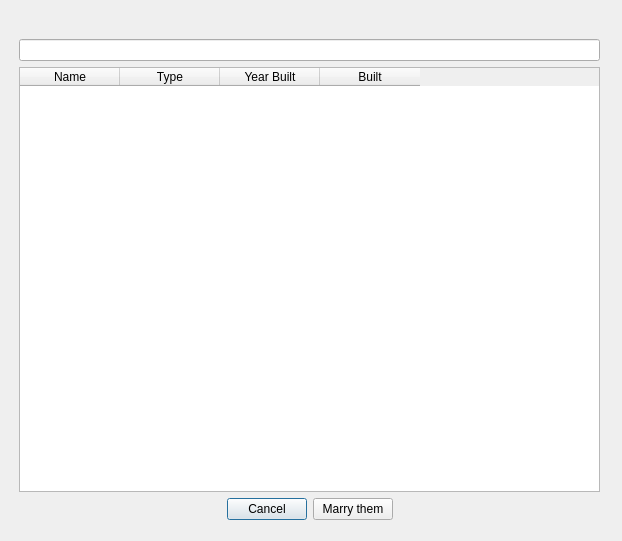
<?xml version="1.0" encoding="UTF-8"?>
<ui version="4.0">
 <class>MarryProgrammerDialog</class>
 <widget class="QDialog" name="MarryProgrammerDialog">
  <property name="geometry">
   <rect>
    <x>0</x>
    <y>0</y>
    <width>622</width>
    <height>541</height>
   </rect>
  </property>
  <property name="windowTitle">
   <string>Marry Programmer to...</string>
  </property>
  <widget class="QWidget" name="verticalLayoutWidget">
   <property name="geometry">
    <rect>
     <x>19</x>
     <y>19</y>
     <width>581</width>
     <height>501</height>
    </rect>
   </property>
   <layout class="QVBoxLayout" name="verticalLayout">
    <item>
     <widget class="QLabel" name="label_the_programmer">
      <property name="text">
       <string/>
      </property>
     </widget>
    </item>
    <item>
     <widget class="QLineEdit" name="input_search_computers_marrying"/>
    </item>
    <item>
     <widget class="QTableWidget" name="table_computers_marrying">
      <column>
       <property name="text">
        <string>Name</string>
       </property>
      </column>
      <column>
       <property name="text">
        <string>Type</string>
       </property>
      </column>
      <column>
       <property name="text">
        <string>Year Built</string>
       </property>
      </column>
      <column>
       <property name="text">
        <string>Built</string>
       </property>
      </column>
     </widget>
    </item>
    <item>
     <layout class="QHBoxLayout" name="horizontalLayout">
      <item>
       <spacer name="horizontalSpacer">
        <property name="orientation">
         <enum>Qt::Horizontal</enum>
        </property>
        <property name="sizeHint" stdset="0">
         <size>
          <width>40</width>
          <height>20</height>
         </size>
        </property>
       </spacer>
      </item>
      <item>
       <widget class="QPushButton" name="pushButton">
        <property name="maximumSize">
         <size>
          <width>200</width>
          <height>16777215</height>
         </size>
        </property>
        <property name="text">
         <string>Cancel</string>
        </property>
       </widget>
      </item>
      <item>
       <widget class="QPushButton" name="button_marry">
        <property name="maximumSize">
         <size>
          <width>200</width>
          <height>16777215</height>
         </size>
        </property>
        <property name="text">
         <string>Marry them</string>
        </property>
       </widget>
      </item>
      <item>
       <spacer name="horizontalSpacer_2">
        <property name="orientation">
         <enum>Qt::Horizontal</enum>
        </property>
        <property name="sizeHint" stdset="0">
         <size>
          <width>40</width>
          <height>20</height>
         </size>
        </property>
       </spacer>
      </item>
     </layout>
    </item>
   </layout>
  </widget>
 </widget>
 <resources/>
 <connections/>
</ui>
